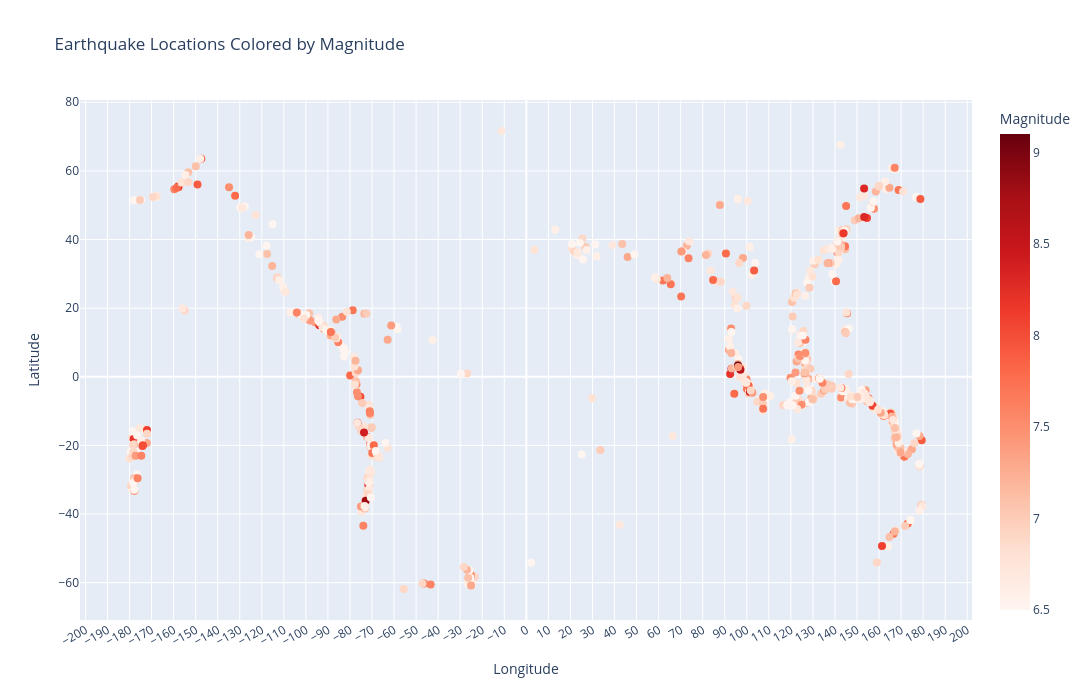

Notebook code cell kept with this figure:
### Code cell
# 7. Geographic analysis
print("\nGEOGRAPHIC ANALYSIS")

fig = px.scatter(
    earthquake_data,
    x='longitude',
    y='latitude',
    color='magnitude',
    color_continuous_scale='Reds',
    opacity=1,
    title='Earthquake Locations Colored by Magnitude',
    labels={
        'longitude': 'Longitude',
        'latitude': 'Latitude',
        'magnitude': 'Magnitude'
    }
)

fig.update_traces(marker=dict(size=8))
fig.update_xaxes(
    tickmode='linear',
    dtick=10,         # gap between ticks
    tick0=60,         # starting tick
    title='Longitude'
)
fig.update_xaxes(tickangle=-30)
fig.update_layout(
    width=1100,
    height=700
)

fig.show()

### Figure 1 — Plotly figure (JSON) as saved in the notebook; plotly's stock layout.template omitted (floating-point values rounded to 4 significant figures; data arrays with more than 128 entries replaced by an {"elided": "..."} marker saying what was removed)
{"data": [{"hovertemplate": "Longitude=%{x}<br>Latitude=%{y}<br>Magnitude=%{marker.color}<extra></extra>", "legendgroup": "", "marker": {"color": {"elided": "782 float values"}, "coloraxis": "coloraxis", "opacity": 1, "size": 8, "symbol": "circle"}, "mode": "markers", "name": "", "orientation": "v", "showlegend": false, "type": "scatter", "x": {"elided": "782 float values"}, "xaxis": "x", "y": {"elided": "782 float values"}, "yaxis": "y"}], "layout": {"coloraxis": {"colorbar": {"title": {"text": "Magnitude"}}, "colorscale": [[0, "rgb(255,245,240)"], [0.125, "rgb(254,224,210)"], [0.25, "rgb(252,187,161)"], [0.375, "rgb(252,146,114)"], [0.5, "rgb(251,106,74)"], [0.625, "rgb(239,59,44)"], [0.75, "rgb(203,24,29)"], [0.875, "rgb(165,15,21)"], [1, "rgb(103,0,13)"]]}, "height": 700, "legend": {"tracegroupgap": 0}, "title": {"text": "Earthquake Locations Colored by Magnitude"}, "width": 1100, "xaxis": {"anchor": "y", "domain": [0, 1], "dtick": 10, "tick0": 60, "tickangle": -30, "tickmode": "linear", "title": {"text": "Longitude"}}, "yaxis": {"anchor": "x", "domain": [0, 1], "title": {"text": "Latitude"}}}}
